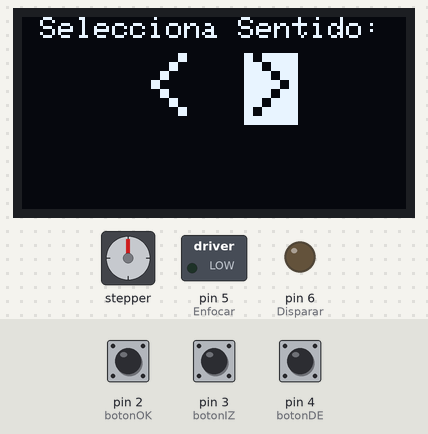
Bench run of a sketch on a simulated Arduino Leonardo, built with avr-gcc and run on an emulated ATmega32U4. Shown: stepper motor, 128×64 one-colour display, switched loads named in the sketch (green lamp = pin HIGH), output pins drawn as LEDs (lit = HIGH). Wiring (inferred from the names in the program): stepper motor (2048 steps per turn assumed): coils pin 8, pin 9, pin 10, pin 11. The test bench sets the inputs (shaded band); at power-on: pin 2 (botonOK) LOW, pin 3 (botonIZ) LOW, pin 4 (botonDE) LOW. Pins used as bus, display or sensor lines are not drawn; what the sketch prints to the serial monitor is not drawn.

Above: at 3.9 s.
4.0 s: pin 2 (botonOK) pulled HIGH for 0.15 s
At 4.6 s:
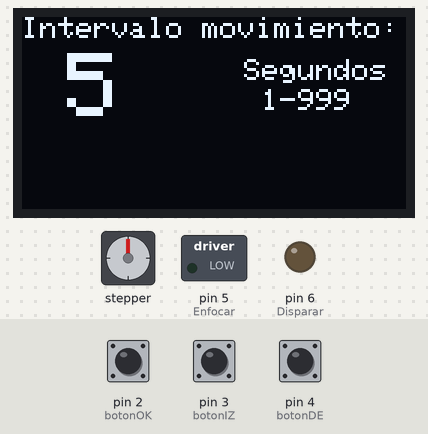
5.6 s: pin 2 (botonOK) pulled HIGH for 1 s
At 7.1 s:
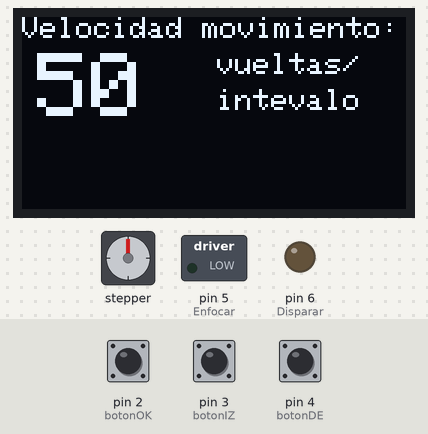
8.1 s: pin 2 (botonOK) pulled HIGH for 0.15 s
At 8.6 s:
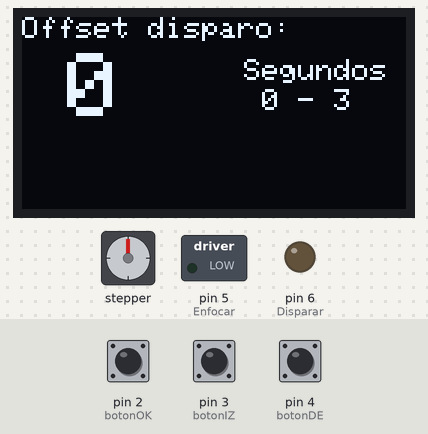
9.8 s: pin 2 (botonOK) pulled HIGH for 3.2 s
At 14.2 s:
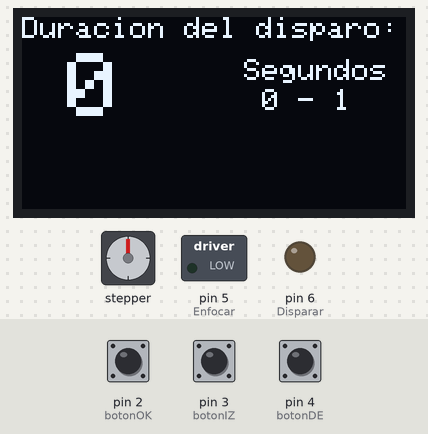
14.5 s: pin 2 (botonOK) pulled HIGH for 0.15 s
At 15.8 s:
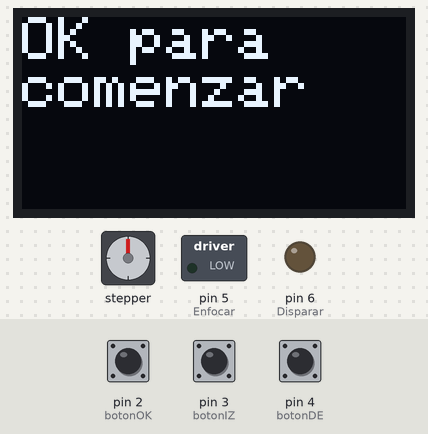
16.1 s: pin 2 (botonOK) pulled HIGH for 1 s
At 18.9 s:
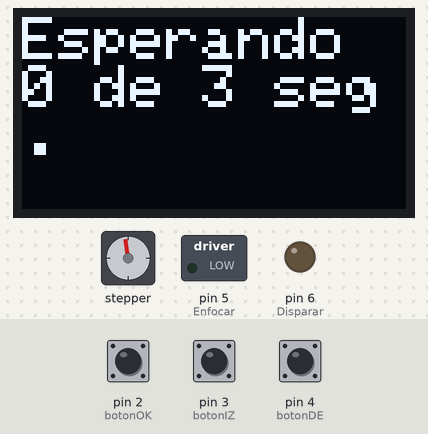
Timing chart, 0 to 32.6 s (numbered marks = the images above; inputs shaded):
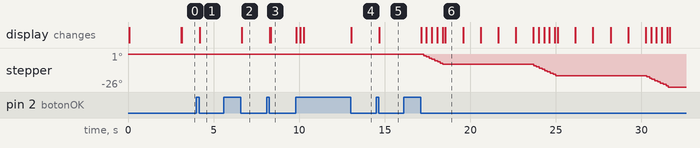

The sketch:

slider02.ino
```cpp
#include <SPI.h>
#include <Wire.h>
#include <Adafruit_GFX.h>
#include <Adafruit_SSD1306.h>

#define OLED_RESET 7
Adafruit_SSD1306 display(OLED_RESET);

//definicion de pins
const int motorPin1 = 8;    // 28BYJ48 In1
const int motorPin2 = 9;    // 28BYJ48 In2
const int motorPin3 = 10;   // 28BYJ48 In3
const int motorPin4 = 11;   // 28BYJ48 In4

const int botonDE = 4; //2; // boton Derecha
const int botonIZ = 3; // boton Izquierda
const int botonOK = 2; //4; // boton OK
//int estadoOK;
//int estadoDE;
//int estadoIZ;

// Disparador
const int Enfocar  = 5; // Focus
const int Disparar = 6; // Disparo

//definicion variables
int motorSpeed = 1200;   //variable para fijar la velocidad del motor
int stepCounter = 0;     // contador para los pasos de motor
int stepsPerRev = 4076;  // pasos para una vuelta completa
bool sentido=0; //0 derecha 1 izquierda
unsigned int intervaloMov = 1;
unsigned int velocidadMov = 1;
bool usarDisparador=0;
unsigned int offsetDis;
float duracionDis;

//tablas con la secuencia de encendido (descomentar la que necesiteis)
//secuencia 1-fase
const int numSteps = 4;
const int stepsLookup[4] = { B1000, B0100, B0010, B0001 };

//secuencia 2-fases
//const int numSteps = 4;
//const int stepsLookup[4] = { B1100, B0110, B0011, B1001 };

//secuencia media fase
//const int numSteps = 8;
//const int stepsLookup[8] = { B1000, B1100, B0100, B0110, B0010, B0011, B0001, B1001 };


void setup()
{
  Serial.begin(9600);
  while (!Serial);             // Leonardo: wait for serial monitor
  Serial.println("\nValores capturados");

  //declarar pines como salida de motor
  pinMode(motorPin1, OUTPUT);
  pinMode(motorPin2, OUTPUT);
  pinMode(motorPin3, OUTPUT);
  pinMode(motorPin4, OUTPUT);

  //declarar pines como salida de disparador
  pinMode(Enfocar, OUTPUT);
  pinMode(Disparar, OUTPUT);

  //declarar pines como rntrada de pulsadores
  pinMode(botonOK, INPUT);
  pinMode(botonDE, INPUT);
  pinMode(botonIZ, INPUT);

  //Display
  display.begin(SSD1306_SWITCHCAPVCC, 0x3C);
  //display.display();
  display.clearDisplay();

  // inicializo menu de seleccion
  //attachInterrupt(digitalPinToInterrupt(botonOK), pausa, CHANGE);
  menu();
  while (digitalRead(botonOK)) delay(1);
  // obtengo:
  // sentido => 0=der 1=izq
  // intervaloMov == tiempo entre cada movimiento
  // velocidadMov == numero de semirotaciones por cada movimiento
  // usarDiaparador => 0=no 1=si
  // offsetDis == tiempo desde que se mueve hasta que dispara
  // duracionDis == duracion del disparo
}

void loop()
{
  /*
  sentido        = 1;  //=> 0=der 1=izq
  intervaloMov   = 15;  //== tiempo entre cada movimiento
  velocidadMov   = 10; //== numero de semirotaciones por cada movimiento
  usarDisparador = 1;  //=> 0=no 1=si
  offsetDis      = 2;  //== tiempo desde que se mueve hasta que dispara
  duracionDis    = 3.1;  //== duracion del disparosentido => 0=der 1=izq
  */
  while (!digitalRead(botonOK)) {
  int i;
  //mover motor ///////////////////////
    for (i = 0; i < velocidadMov; i++)
    {
      if (sentido) anticlockwise(); //derecha
      else clockwise();             //izquierda
      display.ssd1306_command(SSD1306_SETCONTRAST);
      display.ssd1306_command(125);
      display.clearDisplay();
      display.setTextSize(2);
      display.setTextColor(WHITE);
      display.setCursor(0,0);
      display.println("Moviendo:");
      //display.setCursor(32,32);
      //display.setTextSize(2);
      //display.setTextColor(WHITE);
      display.print(i);
      display.print(" de ");
      display.println(velocidadMov);
      display.display();
      if (pausa()) break;
    }
    if (usarDisparador) camara();
    //esperar siguiente mov ///////////////////////
    else {
      //delay(intervaloMov*1000)
      for (i = 0; i < intervaloMov; i++)
      {
        display.clearDisplay();
        display.setTextSize(2);
        display.setTextColor(WHITE);
        display.setCursor(0,0);
        display.println("Esperando");
        display.print(i);
        display.print(" de ");
        display.print(intervaloMov);
        display.println(" seg.");
        display.display();
        if (pausa()) break;
        delay(1000);
      }
    }
  }
  menu();
}
void camara(){
  //offsetDis      = 2;  //== tiempo desde que se mueve hasta que dispara
  //duracionDis    = 1;
  bool disparado=0;
  for (unsigned int i = 0; i < intervaloMov; i++)
    {
      if (i <= offsetDis || i > offsetDis+ int(duracionDis)){
        display.clearDisplay();
        display.setTextSize(2);
        display.setTextColor(WHITE);
        display.setCursor(0,0);
        display.println("Esperando");
        display.print(i);
        display.print(" de ");
        if (i <= offsetDis) display.print(offsetDis);
        else display.print(intervaloMov);
        display.println(" seg.");
        display.display();
        if (pausa()) break;
        delay(1000);
      }
      else if (!disparado){
        display.clearDisplay();
        display.setTextSize(2);
        display.setTextColor(WHITE);
        display.setCursor(0,0);
        display.println("Disparando");
        display.print(duracionDis);
        display.println(" seg.");
        display.display();
        digitalWrite(Enfocar,  HIGH);  //activo enfoque
        digitalWrite(Disparar, HIGH); //Disparo
        delay(duracionDis * 1000);
        digitalWrite(Disparar, LOW); //Fin Disparo
        digitalWrite(Enfocar,  LOW);  //fin enfoque
        disparado=1;
        i = i + int(duracionDis + 0.9);
        if (pausa()) break;
      }
    }
}

bool pausa(){
  bool sino = 0;
  if (digitalRead(botonOK)){
    display.clearDisplay();
    display.setTextSize(1);
    display.setTextColor(WHITE);
    display.setCursor(0,0);
    display.println("PAUSA ir a menu?");
    display.display();
    display.setTextSize(2);
    pintaSino(0);
    while (digitalRead(botonOK)) delay(1);
    while (!digitalRead(botonOK)) {
      if (digitalRead(botonIZ)) {
        pintaSino(1);
        sino=1; //1 = si
      }
      if (digitalRead(botonDE)) {
        pintaSino(0);
        sino=0; //0 = no
      }
    }
  }
  return sino;
}

void menu()
{
  //noInterrupts();
  //detachInterrupt(botonOK);
  bool test = 0;
  while (digitalRead(botonOK)) delay(1);
  display.clearDisplay();
  display.setTextSize(2);
  display.setTextColor(WHITE);
  display.setCursor(0,0);
  display.println("CONFIGURAC");
  display.println("----------");
  display.display();
  delay(3000);
  /////////////////////////////////////////////
  display.clearDisplay();
  display.setTextSize(1);
  display.setTextColor(WHITE);
  display.setCursor(0,0);
  display.println(3.141592);
  float duracionDis=0.3;
  display.println(duracionDis);
  display.display();
  //delay(10000);
  //////////////////////////////////////////////
  display.clearDisplay();
  display.setCursor(0,0);
  display.setTextSize(1);
  display.println(" Selecciona Sentido:");
  display.display();
  display.setTextSize(3);

  //seleciona izq der ---------------------------------------------
  pintaFlecha(0);
  //estadoOK = digitalRead(botonOK);
  while (!digitalRead(botonOK) && test==0) {
    //estadoDE = digitalRead(botonDE);
    //estadoIZ = digitalRead(botonIZ);
    if  (digitalRead(botonIZ)) {
      pintaFlecha(1);
      sentido=1; //1 = izquierda
    }
    if  (digitalRead(botonDE)) {
      pintaFlecha(0);
      sentido=0; //0=derecha
    }
    //estadoOK = digitalRead(botonOK);
  }
  while (digitalRead(botonOK)) delay(1);
  Serial.print("sentido=");
  Serial.println(sentido);

  //intervalo entre movimiento ----------------------------------------------
  display.clearDisplay();
  display.setCursor(0, 0);
  display.setTextSize(1);
  display.setTextColor(WHITE);
  display.println("Intervalo movimiento:");
  intervaloMov=5;
  display.setTextSize(1);
  display.setCursor(74, 14);
  display.println("Segundos");
  display.setCursor(74, 24);
  display.println(" 1-999");
  display.setTextSize(3);
  pintaValor(15, 12, intervaloMov, 0);
  //estadoOK = digitalRead(botonOK);
  int cont;
  while (!digitalRead(botonOK) && test==0) {
    //estadoIZ = digitalRead(botonIZ);
    cont=0;
    while (digitalRead(botonIZ) && intervaloMov > 1) {
      intervaloMov--;
      pintaValor(15, 12, intervaloMov, cont);
      cont++;
      //estadoIZ = digitalRead(botonIZ);
    }
    //estadoDE = digitalRead(botonDE);
    cont=0;
    while  (digitalRead(botonDE) && intervaloMov < 999) {
      intervaloMov++;
      pintaValor(15, 12, intervaloMov, cont);
      cont++;
      //estadoDE = digitalRead(botonDE);
    }
    //estadoOK = digitalRead(botonOK);
  }
  while (digitalRead(botonOK)) delay(1);
  Serial.print("intervaloMov=");
  Serial.println(intervaloMov);

  //velocidad Movimiento --------------------------------------------
  display.clearDisplay();
  display.setCursor(0, 0);
  display.setTextSize(1);
  display.setTextColor(WHITE);
  display.println("Velocidad movimiento:");
  velocidadMov=50;
  display.setTextSize(1);
  display.setCursor(65, 12);
  display.println("vueltas/");
  display.setCursor(65, 24);
  display.println("intevalo");
  display.setTextSize(3);
  pintaValor(5, 12, velocidadMov, 1);
  //estadoOK = digitalRead(botonOK);
  while (!digitalRead(botonOK) && test==0) {
    //estadoIZ = digitalRead(botonIZ);
    cont=0;
    while (digitalRead(botonIZ) && velocidadMov > 1) {
      velocidadMov--;
      pintaValor(5, 12, velocidadMov, cont);
      cont++;
      //estadoIZ = digitalRead(botonIZ);
    }
    //estadoDE = digitalRead(botonDE);
    cont=0;
    while  (digitalRead(botonDE) && velocidadMov < 999) {
      velocidadMov++;
      pintaValor(5, 12, velocidadMov, cont);
      cont++;
      //estadoDE = digitalRead(botonDE);
    }
    //estadoOK = digitalRead(botonOK);
  }
  while (digitalRead(botonOK)) delay(1);
  Serial.print("velocidadMov=");
  Serial.println(velocidadMov);

  //seleciona disparador o no ---------------------------------------------
  display.clearDisplay();
  display.setCursor(0,0);
  display.setTextSize(1);
  display.println("Usar Disparador?");
  display.display();
  display.setTextSize(3);
  pintaSino(1);
  usarDisparador=1;
  //estadoOK = digitalRead(botonOK);
  while (digitalRead(botonOK) && test==0) {
    //estadoDE = digitalRead(botonDE);
    //estadoIZ = digitalRead(botonIZ);
    if  (digitalRead(botonIZ)) {
      pintaSino(1);
      usarDisparador=1; //1 = si
    }
    if  (digitalRead(botonDE)) {
      pintaSino(0);
      usarDisparador=0; //0 = no
    }
    //estadoOK = digitalRead(botonOK);
  }
  while (digitalRead(botonOK)) delay(1);
  Serial.print("usarDisparador=");
  Serial.println(usarDisparador);

  //offset Disparo --------------------------------------------
  display.clearDisplay();
  display.setCursor(0, 0);
  display.setTextSize(1);
  display.setTextColor(WHITE);
  display.println("Offset disparo:");
  offsetDis=0;
  display.setTextSize(1);
  display.setCursor(74, 14);
  display.println("Segundos");
  display.setCursor(74, 24);
  display.print(" 0 - ");
  display.println(intervaloMov-2);
  display.setTextSize(3);
  pintaValor(15, 12, offsetDis, 1);
  //estadoOK = digitalRead(botonOK);
  while (!digitalRead(botonOK) && test==0) {
    //estadoIZ = digitalRead(botonIZ);
    cont=0;
    while  (digitalRead(botonIZ) && offsetDis > 0) {
      offsetDis--;
      pintaValor(15, 12, offsetDis, cont);
      cont++;
      //estadoIZ = digitalRead(botonIZ);
    }

    //estadoDE = digitalRead(botonDE);
    cont=0;
    while  (digitalRead(botonOK) && offsetDis < (intervaloMov-2)) {
      offsetDis++;
      pintaValor(15, 12, offsetDis, cont);
      cont++;
      //estadoDE = digitalRead(botonDE);
    }
    //estadoOK = digitalRead(botonOK);
  }
  while (digitalRead(botonOK)) delay(1);
  Serial.print("offsetDis=");
  Serial.println(offsetDis);

  //Duracion del Disparo --------------------------------------------
  display.clearDisplay();
  display.setCursor(0, 0);
  display.setTextSize(1);
  display.setTextColor(WHITE);
  display.println("Duracion del disparo:");
  duracionDis=0.1;
  display.setTextSize(1);
  display.setCursor(74, 14);
  display.println("Segundos");
  display.setCursor(74, 24);
  display.print(" 0 - ");
  display.println(intervaloMov-offsetDis-1);
  display.setTextSize(3);
  pintaValor(15, 12,  duracionDis, 1);
  //estadoOK = digitalRead(botonOK);
  while (!digitalRead(botonOK) && test==0) {
    //estadoIZ = digitalRead(botonIZ);
    cont=0;
    while  (digitalRead(botonIZ) && duracionDis > 0.1) {
      if (duracionDis < 0.9){
        duracionDis -= 0.1;
        pintaValorFloat(15, 12, duracionDis, cont);
      }
      else {
        duracionDis--;
        pintaValor(15, 12, duracionDis, cont);
      }
      cont++;
      //estadoIZ = digitalRead(botonIZ);
    }
    //estadoDE = digitalRead(botonDE);
    cont=0;
    while  (digitalRead(botonDE) && duracionDis < (intervaloMov-offsetDis-1)) {
      if (duracionDis < 0.9) {
        duracionDis += 0.1;
        pintaValorFloat(15, 12, duracionDis, cont);
      }
      else {
        duracionDis++;
        pintaValor(15, 12, duracionDis, cont);
      }
      cont++;
      //estadoDE = digitalRead(botonDE);
    }
    //estadoOK = digitalRead(botonOK);
  }
  while (digitalRead(botonOK)) delay(1);
  Serial.print("duracionDis=");
  Serial.println(duracionDis);

  ///////devuelvo a loop////////////////////////
  display.clearDisplay();
  display.setTextSize(2);
  display.setTextColor(WHITE);
  display.setCursor(0,0);
  display.println("OK para");
  display.println("comenzar");
  display.display();
  while (!digitalRead(botonOK)) delay(1);
  delay(1000);
  //attachInterrupt(digitalPinToInterrupt(botonOK), pausa, CHANGE);
}

void pintaValor(int posx, int posy, int valor, unsigned int cont ) //0=der, 1=izq
{
  display.setTextColor(WHITE, BLACK);
  display.setCursor(posx, posy);
  display.print("   ");
  display.setCursor(posx, posy);
  display.print(valor);
  display.display();
  if (cont<5) delay(200);
}

void pintaValorFloat(int posx, int posy, float valor, unsigned int cont ) //0=der, 1=izq
{
  display.setTextColor(WHITE, BLACK);
  display.setCursor(posx, posy);
  display.print("   ");
  display.setCursor(posx, posy);
  display.print(valor, 1);
  display.display();
  if (cont<5) delay(200);
}
void pintaFlecha(int dir) //0=der, 1=izq
{
  if (dir==0) display.setTextColor(WHITE, BLACK);
  else display.setTextColor(BLACK, WHITE);
  display.setCursor(40,12);
  //display.write(17);
  display.print("<");

  if (dir==0) display.setTextColor(BLACK, WHITE);
  else display.setTextColor(WHITE, BLACK);
  display.setCursor(74,12);
  //display.write(16);
  display.print(">");
  display.display();
}

void pintaSino(int dir) //0=der, 1=izq
{
  if (dir==0) display.setTextColor(WHITE, BLACK);
  else display.setTextColor(BLACK, WHITE);
  display.setCursor(20,12);
  display.print("SI");

  if (dir==0) display.setTextColor(BLACK, WHITE);
  else display.setTextColor(WHITE, BLACK);
  display.setCursor(85,12);
  display.print("NO");
  display.display();
}

void clockwise()
{
  stepCounter++;
  if (stepCounter >= numSteps) stepCounter = 0;
  setOutput(stepCounter);
}

void anticlockwise()
{
  stepCounter--;
  if (stepCounter < 0) stepCounter = numSteps - 1;
  setOutput(stepCounter);
}

void setOutput(int step)
{
  digitalWrite(motorPin1, bitRead(stepsLookup[step], 0));
  digitalWrite(motorPin2, bitRead(stepsLookup[step], 1));
  digitalWrite(motorPin3, bitRead(stepsLookup[step], 2));
  digitalWrite(motorPin4, bitRead(stepsLookup[step], 3));
}
```

Measured:
- after the input at 4.0 s, the display: changes after 0.18 s (image 1)
- after the input at 5.6 s, the display: changes after 1.0 s (image 2)
- after the input at 8.1 s, the display: first changes after 0.18 s (image 3 shows a later state)
- after the input at 9.8 s, the display: first changes at once (image 4 shows a later state)
- after the input at 14.5 s, the display: changes after 0.18 s (image 5)
